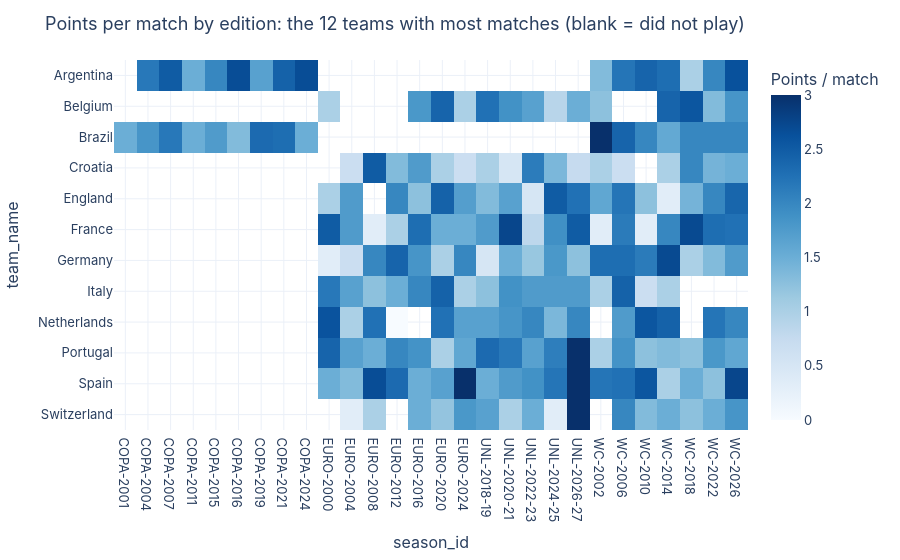

The notebook cell this image was saved under:
### Code cell
F['B_points_per_match_by_edition_top_teams']

### Figure 1 — Plotly figure (JSON) as saved in the notebook; plotly's stock layout.template omitted (floating-point values rounded to 4 significant figures; data arrays with more than 128 entries replaced by an {"elided": "..."} marker saying what was removed)
{"data": [{"coloraxis": "coloraxis", "hovertemplate": "season_id: %{x}<br>team_name: %{y}<br>Points / match: %{z}<extra></extra>", "name": "0", "type": "heatmap", "x": ["COPA-2001", "COPA-2004", "COPA-2007", "COPA-2011", "COPA-2015", "COPA-2016", "COPA-2019", "COPA-2021", "COPA-2024", "EURO-2000", "EURO-2004", "EURO-2008", "EURO-2012", "EURO-2016", "EURO-2020", "EURO-2024", "UNL-2018-19", "UNL-2020-21", "UNL-2022-23", "UNL-2024-25", "UNL-2026-27", "WC-2002", "WC-2006", "WC-2010", "WC-2014", "WC-2018", "WC-2022", "WC-2026"], "xaxis": "x", "y": ["Argentina", "Belgium", "Brazil", "Croatia", "England", "France", "Germany", "Italy", "Netherlands", "Portugal", "Spain", "Switzerland"], "yaxis": "y", "z": {"elided": "12x28 float values"}}], "layout": {"coloraxis": {"autocolorscale": false, "colorbar": {"title": {"text": "Points / match"}}, "colorscale": [[0.0, "rgb(247,251,255)"], [0.125, "rgb(222,235,247)"], [0.25, "rgb(198,219,239)"], [0.375, "rgb(158,202,225)"], [0.5, "rgb(107,174,214)"], [0.625, "rgb(66,146,198)"], [0.75, "rgb(33,113,181)"], [0.875, "rgb(8,81,156)"], [1.0, "rgb(8,48,107)"]]}, "font": {"family": "Inter, Segoe UI, sans-serif", "size": 13}, "legend": {"orientation": "h", "y": -0.2}, "margin": {"b": 50, "l": 60, "r": 20, "t": 60}, "title": {"text": "Points per match by edition: the 12 teams with most matches (blank = did not play)"}, "xaxis": {"anchor": "y", "domain": [0.0, 1.0], "title": {"text": "season_id"}}, "yaxis": {"anchor": "x", "autorange": "reversed", "domain": [0.0, 1.0], "title": {"text": "team_name"}}}}
